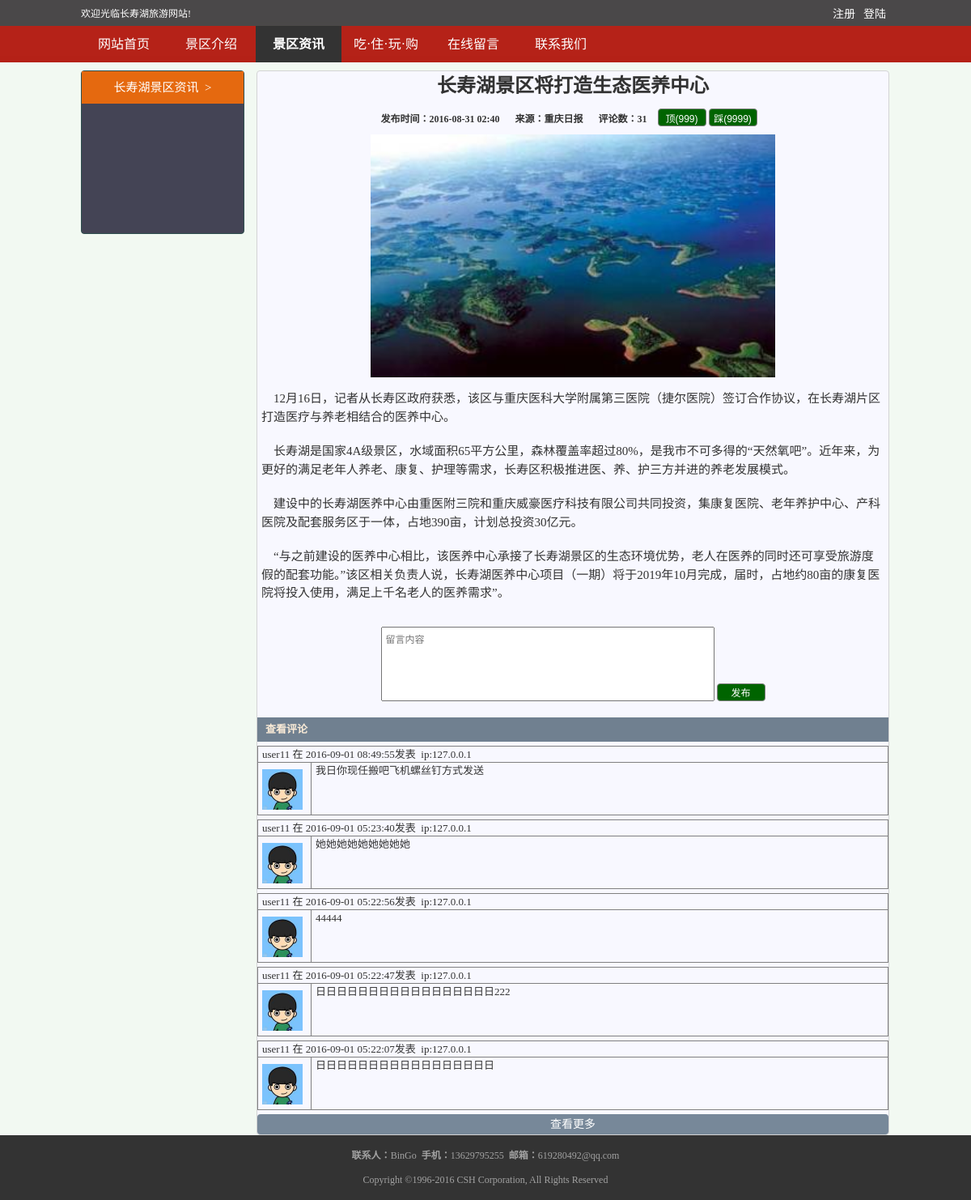
/jqzx/detail.php?id=31, run on the app's committed database.
### tables this page shows
CREATE TABLE `news` (
  `id` int(10) unsigned NOT NULL AUTO_INCREMENT,
  `title` varchar(30) NOT NULL COMMENT '标题',
  `source` varchar(20) NOT NULL COMMENT '来源',
  `pubtime` int(11) NOT NULL COMMENT '发布时间',
  `content` text NOT NULL COMMENT '正文内容',
  `image` varchar(100) NOT NULL COMMENT '图片',
  `operator` varchar(20) NOT NULL COMMENT '发布人',
  `like` int(11) NOT NULL DEFAULT '0' COMMENT '点赞数',
  `unlike` int(11) NOT NULL DEFAULT '0' COMMENT '点踩数',
  PRIMARY KEY (`id`)
);

CREATE TABLE `news_comment` (
  `id` int(10) unsigned NOT NULL AUTO_INCREMENT,
  `pid` int(11) NOT NULL COMMENT '新闻id',
  `username` varchar(20) NOT NULL COMMENT '用户名',
  `time` int(11) NOT NULL COMMENT '评论时间',
  `ip` varchar(40) NOT NULL COMMENT '评论者ip',
  `content` varchar(200) NOT NULL COMMENT '评论内容',
  `photo` varchar(40) NOT NULL COMMENT '留言用户头像',
  PRIMARY KEY (`id`)
);

### public/class/db.class.php (called while the page is built, shortened)
<?php
class DB {
    public static $dbtype = 'mysql';
    public static $dbhost = '';
    public static $dbport = '';
    public static $dbname = '';
    public static $dbuser = '';
    public static $dbpass = '';
    public static $charset = '';
    public static $stmt = null;
    public static $DB = null;
    public static $connect = true;
    public function __construct() {
        self::$dbtype = 'mysql';
        self::$dbhost = 'localhost';
        self::$dbport = '3306';
        self::$dbname = 'csh';
        self::$dbuser = 'root';
        self::$dbpass = '';
        self::$connect = true;
        self::$charset = 'UTF8';
        self::$DB -> setAttribute ( PDO::MYSQL_ATTR_USE_BUFFERED_QUERY, true );
        self::$DB -> setAttribute ( PDO::ATTR_EMULATE_PREPARES, true );
        self::$DB -> exec( 'SET NAMES ' . self::$charset );
    }
    private function connect() {
        try {
            self::$DB = new PDO ( self::$dbtype . ':host=' . self::$dbhost . ';port=' . self::$dbport . ';dbname=' .
                self::$dbname, self::$dbuser, self::$dbpass, array (PDO::ATTR_PERSISTENT => self::$connect ) );
        } catch ( PDOException $e ) {
            die ( "Connect Error Infomation:" . $e->getMessage () );
        }
    }
    private function _fetch($sql, $type) {
        $result = array ();
        self::$stmt = self::$DB->query ( $sql );
        self::$stmt->setFetchMode ( PDO::FETCH_ASSOC );
        switch ($type) {
            case '0' :
                $result = self::$stmt->fetch ();
                break;
            case '1' :
                $result = self::$stmt->fetchAll ();
                break;
        }
        self::$stmt = null;
        return $result;
    }
    public function getOne($table, $field = '*', $where = false) {
        $sql = "SELECT {$field} FROM `{$table}`";
        $sql .= ($where) ? " WHERE $where" : '';
        return self::_fetch ( $sql, $type = '0' );
    }
    public function getAll($table, $field = '*', $where = false, $orderby = false, $limit = false) {
        $sql = "SELECT {$field} FROM `{$table}`";
        $sql .= ($where) ? " WHERE $where" : '';
        $sql .= ($orderby) ? " ORDER BY $orderby" : '';
        $sql .= ($limit) ? " LIMIT $limit" : '';
        return self::_fetch ( $sql, $type = '1' );
    }
    public function execSql($sql){
        $sql = ltrim($sql);
        if(strpos(strtolower($sql),'select') !== false){
            $stmt = self::$DB -> query($sql);
            $res = $stmt -> fetchAll(PDO::FETCH_ASSOC);
            return $res;
        }else{
            return self::$DB -> exec($sql);
        }
    }
}

### jqzx/detail.php (the view, shortened to what this page needs)
<?php
include "../public/class/db.class.php";
$db = new DB();
$id = $_GET['id'];
$data = $db->getOne('news',"*","id=$id");
$cnum = 5;
$ncdata = $db->getAll("news_comment","*","pid=$id","id desc","0,$cnum");
$nccount = $db->execSql("select count(*) as total from news_comment where pid=$id");
$nccount = $nccount[0]['total'];
$src= str_replace("jqzx","admin",dirname($_SERVER['SCRIPT_NAME']));
$nsrc= str_replace("\\","/",$src)."/Public/Uploads/newspic/";
$usrc= "../public/upload/user_pic/";
?>
<!DOCTYPE html>
<html lang="en">
<head>
    <link href="../public/css/style.css" type="text/css" rel="stylesheet"/>
    <link href="../public/css/dropmenu.css" rel="stylesheet" type="text/css"/>
</head>
<body>
<?php include "../public/common/header.php";?>
<div id="jqzx_container">
    <div id="jqzx_left">
        <div>长寿湖景区资讯&nbsp;&nbsp;></div>
    </div>
    <div id="jqzx_right">
       <div class="news_detail">
           <h1><?php echo $data['title'];?></h1>
           <h4>
               <span>发布时间：<?php echo date("Y-m-d H:i",$data['pubtime']);?></span>&nbsp;&nbsp;
               <span>来源：<?php echo $data['source'];?></span>&nbsp;&nbsp;
               <span>评论数：<?php echo $nccount;?></span>
               <span>
                   <button>顶(999)</button>
                   <button>踩(9999)</button>
               </span>
           </h4>
           <div class="wenzi">
               <?php if($data['image']){?>
               <img src="<?php echo $nsrc.$data['image'];?>" style="width:500px;height:300px;"/>
               <?php }?>
               <?php echo $data['content'];?>
           </div>
           <div class="comment">
               <textarea placeholder="留言内容"></textarea>
               <button class="csave button" >发布</button><br/>
           </div>
           <div class="commentshow">
               <div class="ctop">查看评论</div>
               <?php foreach($ncdata as $k=>$v){?>
               <table width="100%" border="1" style="margin:5px auto;">
                   <tr heigh="25">
                       <td colspan="4" align="left" >
                           <?php echo $v['username'];?> 在 <?php echo date('Y-m-d H:i:s',$v['time']);?>发表&nbsp;&nbsp;ip:<?php echo $v['ip'];?>
                       </td>
                   </tr>
                   <tr>
                       <td width="60" align="left" valign="top">
                           <img style="height:50px;width:50px;margin-top: 8px;" src="<?php echo $usrc.$v['photo'];?>"/>
                       </td>
                       <td align="left" valign="top">
                           <?php echo $v['content'];?>
                       </td>
                   </tr>
               </table>
              <?php }?>
               <a href="javascript:void(0)" class="more">查看更多</a>
           </div>
       </div>
    </div>
</div>
<?php include "../public/common/footer.php";?>
</body>
</html>

### public/css/style.css (style rules this page uses)
body,div,dl,dt,dd,ul,ol,li,h1,h2,h3,h4,h5,h6,pre,code,form,fieldset,legend,input,textarea,th,td,p,blockquote,hr,button,article,aside,details,figcaption,figure,footer,header,hgroup,menu,nav,section { margin:0px;padding:0px; }
body { word-wrap:break-word;text-align:center;font:12px/1.5 Tahoma;color:#333333;background:#f2f9f2; }
input,select,textarea,button { font-size:100%; }
table { border-collapse:collapse;border-spacing:0; }
img { border:0; }
a { text-decoration:none; }
.more { display:block; background:url(../images/more.jpg) no-repeat left center; width:140px;height:37px;line-height:37px;margin-top:10px; color:white; font-size:14px; text-align:center; margin:0 auto; }
#jqzx_container { width:1000px; min-height:600px; margin: 10px auto; }
#jqzx_left { float:left; width:200px; height:200px; background: #445; border:1px solid darkslategray; border-radius:4px; }
#jqzx_left div { color:white; height:40px; background: #e5690f; font-size:15px; line-height:40px; }
#jqzx_right { float:left; margin-left:15px; }
#jqzx_container [class^=news] { width:750px; }

### jqzx/detail.php (style rules this page uses)
#jqzx_right .news_detail { width:780px; min-height:500px; border:1px solid lightgrey; border-radius:4px; background: ghostwhite; }
.news_detail h4 { margin-top:10px; }
.news_detail h4 span { margin-right:10px; }
.news_detail span button,.button { height:22px; width:60px; border:1px solid gray; border-radius:4px; cursor:pointer; background: darkgreen; color:white; }
.wenzi { width:100%; margin-top:10px; }
.wenzi p { font-size:15px; text-align:left; padding: 10px 5px; }
.comment textarea { height:80px; width:400px; resize: none; padding:5px; margin-top:20px; vertical-align:bottom; }
.ctop { margin-top:20px; height:30px; background: slategrey; line-height:30px; text-align:left; padding-left:10px; font-weight:bold; color:antiquewhite; }
.commentshow { font-size:13px; }
.commentshow td { padding-left:5px; }
.more { display: block; height:25px; width:100%; text-decoration: none; background: lightslategrey; color:white; line-height:25px; border-radius:4px; }

### data on the page
news: title "长寿湖景区将打造生态医养中心", pubtime "2016-08-31 02:40", source "重庆日报", image (picture), content "12月16日，记者从长寿区政府获悉，该区与重庆医科大学附属第三医院（捷尔医院）签订合作协议，在长寿湖片区打造医疗与养老相结合的医养中心。 长寿湖是国家4A级景区，水域面积65平方公里，森林覆盖率超过80%，是我市不可多得的“天然氧吧”。近年来，为更好的满足老年人养老、康复、护理等需求，长寿区积极推进医、养、护三方并进的养老发展模式。 建设中的长寿湖医养中心由重医附三院和重庆威豪医疗科技有限公司共同投资，集康复医院、老年养护中心、产科医院及配套服务区于一体，占地390亩，计划总投资30亿元。 “与之前建设的医养中心相比，该医养中心承接了长寿湖景区的生态环境优势，老人在医养的同时还可享受旅游度假的配套功能。”该区相关负责人说，长寿湖医养中心项目（一期）将于2019年10月完成，届时，占地约80亩的康复医院将投入使用，满足上千名老人的医养需求”。"
news_comment: username "user11", time "2016-09-01 08:49:55", ip "127.0.0.1", photo (placeholder picture), content "我日你现任搬吧飞机螺丝钉方式发送"
news_comment: username "user11", time "2016-09-01 05:23:40", ip "127.0.0.1", photo (placeholder picture), content "她她她她她她她她她"
news_comment: username "user11", time "2016-09-01 05:22:56", ip "127.0.0.1", photo (placeholder picture), content "44444"
news_comment: username "user11", time "2016-09-01 05:22:47", ip "127.0.0.1", photo (placeholder picture), content "日日日日日日日日日日日日日日日日日222"
news_comment: username "user11", time "2016-09-01 05:22:07", ip "127.0.0.1", photo (placeholder picture), content "日日日日日日日日日日日日日日日日日"

### other printed values
$nccount "31"
